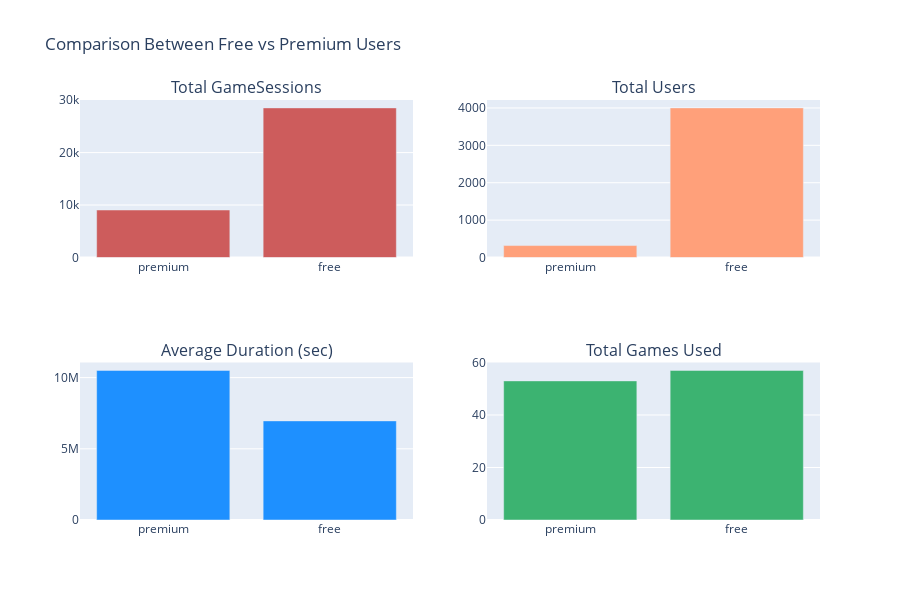

Here is the notebook cell this chart was saved with:
### Code cell
import plotly.graph_objects as go
from plotly.subplots import make_subplots

# Buat subplot 2x2
fig = make_subplots(rows=2, cols=2, subplot_titles=[
    "Total GameSessions",
    "Total Users",
    "Average Duration (sec)",
    "Total Games Used"
])

# Bar chart 1: Total GameSessions
fig.add_trace(go.Bar(
    x=df_agg_gamession_by_user_type['user_type'],
    y=df_agg_gamession_by_user_type['total_gamesession_generated'],
    name='Total GameSessions',
    marker_color='indianred'
), row=1, col=1)

# Bar chart 2: Total Users
fig.add_trace(go.Bar(
    x=df_agg_gamession_by_user_type['user_type'],
    y=df_agg_gamession_by_user_type['total_users_who_generated_gamesession'],
    name='Total Users',
    marker_color='lightsalmon'
), row=1, col=2)

# Bar chart 3: Average Duration
fig.add_trace(go.Bar(
    x=df_agg_gamession_by_user_type['user_type'],
    y=df_agg_gamession_by_user_type['average_duration_gamesession'],
    name='Avg Duration',
    marker_color='dodgerblue'
), row=2, col=1)

# Bar chart 4: Total Games Used
fig.add_trace(go.Bar(
    x=df_agg_gamession_by_user_type['user_type'],
    y=df_agg_gamession_by_user_type['total_games_used_to_process_gamesession'],
    name='Games Used',
    marker_color='mediumseagreen'
), row=2, col=2)

# Update layout
fig.update_layout(
    title_text="Comparison Between Free vs Premium Users",
    showlegend=False,
    height=600,
    width=900
)

fig.show()

### Figure 1 — Plotly figure (JSON) as saved in the notebook; plotly's stock layout.template omitted (floating-point values rounded to 4 significant figures)
{"data": [{"marker": {"color": "indianred"}, "name": "Total GameSessions", "type": "bar", "x": ["premium", "free"], "xaxis": "x", "y": [9055, 28524], "yaxis": "y"}, {"marker": {"color": "lightsalmon"}, "name": "Total Users", "type": "bar", "x": ["premium", "free"], "xaxis": "x2", "y": [320, 4002], "yaxis": "y2"}, {"marker": {"color": "dodgerblue"}, "name": "Avg Duration", "type": "bar", "x": ["premium", "free"], "xaxis": "x3", "y": [10510000.0, 6959000.0], "yaxis": "y3"}, {"marker": {"color": "mediumseagreen"}, "name": "Games Used", "type": "bar", "x": ["premium", "free"], "xaxis": "x4", "y": [53, 57], "yaxis": "y4"}], "layout": {"annotations": [{"font": {"size": 16}, "showarrow": false, "text": "Total GameSessions", "x": 0.225, "xanchor": "center", "xref": "paper", "y": 1, "yanchor": "bottom", "yref": "paper"}, {"font": {"size": 16}, "showarrow": false, "text": "Total Users", "x": 0.775, "xanchor": "center", "xref": "paper", "y": 1, "yanchor": "bottom", "yref": "paper"}, {"font": {"size": 16}, "showarrow": false, "text": "Average Duration (sec)", "x": 0.225, "xanchor": "center", "xref": "paper", "y": 0.375, "yanchor": "bottom", "yref": "paper"}, {"font": {"size": 16}, "showarrow": false, "text": "Total Games Used", "x": 0.775, "xanchor": "center", "xref": "paper", "y": 0.375, "yanchor": "bottom", "yref": "paper"}], "height": 600, "showlegend": false, "title": {"text": "Comparison Between Free vs Premium Users"}, "width": 900, "xaxis": {"anchor": "y", "domain": [0, 0.45]}, "xaxis2": {"anchor": "y2", "domain": [0.55, 1]}, "xaxis3": {"anchor": "y3", "domain": [0, 0.45]}, "xaxis4": {"anchor": "y4", "domain": [0.55, 1]}, "yaxis": {"anchor": "x", "domain": [0.625, 1]}, "yaxis2": {"anchor": "x2", "domain": [0.625, 1]}, "yaxis3": {"anchor": "x3", "domain": [0, 0.375]}, "yaxis4": {"anchor": "x4", "domain": [0, 0.375]}}}
